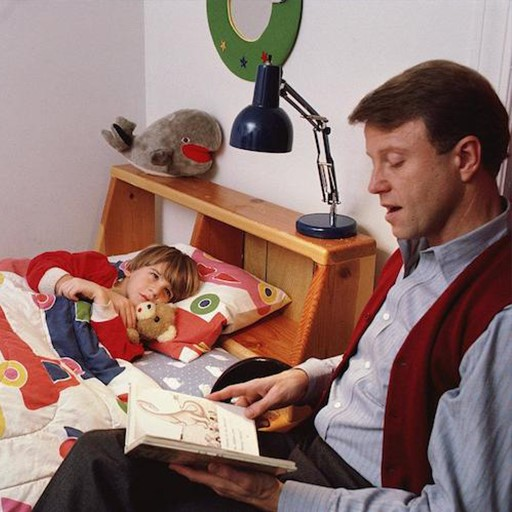
#> input picture fig.jpg, 512 x 512 px, given in place of img1.jpg, which was not available
$ python s1091433_111hw5.py
#> lines starting #> are read from the running program, lines starting #| are printed output that depends on the picture; after the words box and inside, x2 and y2 are one past the last pixel; in counts of white or black regions, pixels touching at a corner belong together; pictures that were not available may be replaced by others from this repository, and a replacement may not be noted
import cv2
import numpy as np

def skin_detection(img):
  # 將圖片調整成 HSV 色域
  img_HSV = cv2.cvtColor(img, cv2.COLOR_BGR2HSV)
  # 在設定範圍內的圖片 pixel 過濾出來做成 mask
  # (0, 20, 70), (50, 255, 255)
  HSV_mask = cv2.inRange(img_HSV, (0, 58, 70), (50, 173, 255))
  # 對圖片作開運算處理掉毛邊
  HSV_mask = cv2.morphologyEx(HSV_mask, cv2.MORPH_OPEN, np.ones((3, 3), np.uint8))

  # 在 YCbCr 色域中再做一遍
  # (0, 133, 77), (255, 173, 127)
  img_YCrCb = cv2.cvtColor(img, cv2.COLOR_BGR2YCrCb)
  YCrCb_mask = cv2.inRange(img_YCrCb, (0, 133, 77), (255, 173, 127))
  YCrCb_mask = cv2.morphologyEx(YCrCb_mask, cv2.MORPH_OPEN, np.ones((3, 3), np.uint8))

  # 將兩個不同色域的 mask 結合成一張過濾較準確的 mask
  combine_mask = cv2.bitwise_and(YCrCb_mask, HSV_mask)
  combine_mask = cv2.medianBlur(combine_mask, 3)
  combine_mask = cv2.morphologyEx(combine_mask, cv2.MORPH_OPEN, np.ones((4, 4), np.uint8))
  # 標示遮罩
  red_mask = cv2.cvtColor(combine_mask, cv2.COLOR_GRAY2BGR)
  red_mask = cv2.bitwise_not(red_mask)
  red_mask[combine_mask != 0] = [0, 0, 255]
  # 最終 mask 跟原圖做疊合
  result_merge = cv2.bitwise_and(red_mask, img)

  # 將結果調整成適當大小顯示出來(有需要的話)
  percent = 10
  resize_percent = percent / 100
  dim = (int(img.shape[1] * resize_percent), int(img.shape[0] * resize_percent))
  result_show = cv2.resize(combine_mask, dim, cv2.INTER_NEAREST)
  img_show = cv2.resize(img, dim, cv2.INTER_NEAREST)
  merge_show = cv2.resize(result_merge, dim, cv2.INTER_NEAREST)
  # mask
  cv2.imshow("Mask", result_show)
  # 原圖
  cv2.imshow("Image", img_show)
  # 原圖與mask merge過後
  cv2.imshow("Result", merge_show)
  cv2.waitKey(0)
  cv2.destroyAllWindows()

img1 = cv2.imread("img1.jpg")
#> img1 is the input picture: shape (512, 512, 3); mean B, G, R 112, 117.1, 144.8
img2 = cv2.imread("img2.jpg")
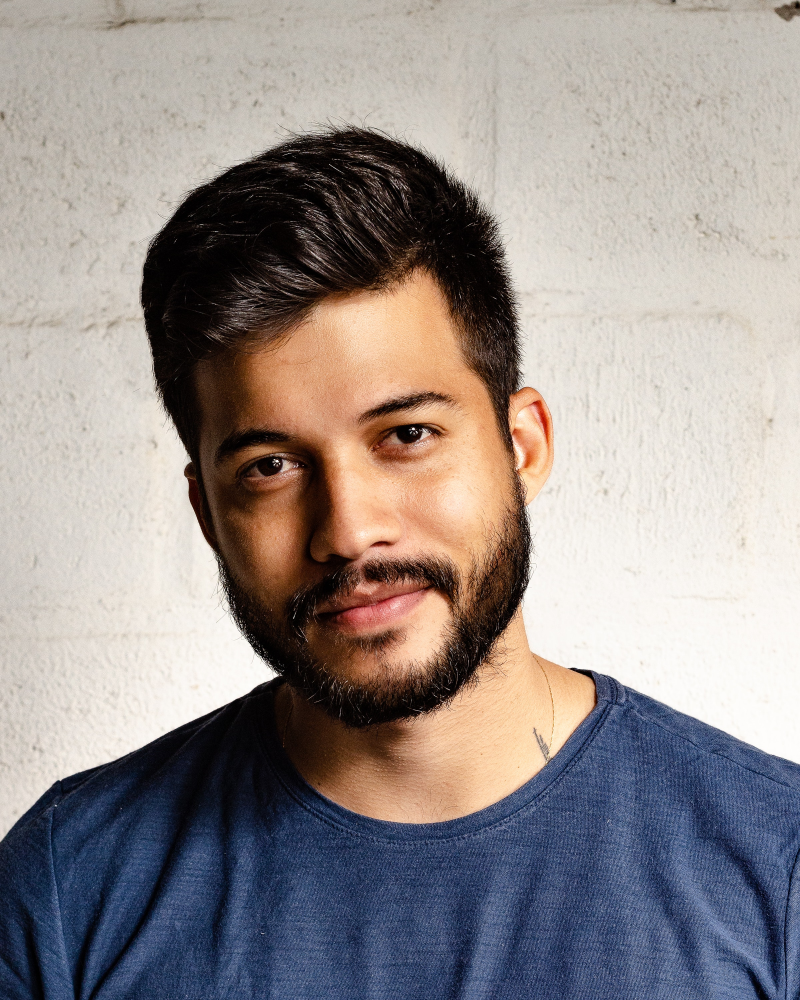
#> input picture img2.jpg, 2400 x 3000 px (shown at 1/3 size)
#> img2 is the input picture: shape (3000, 2400, 3); mean B, G, R 140, 141.9, 150
img3 = cv2.imread("img3.jpg")
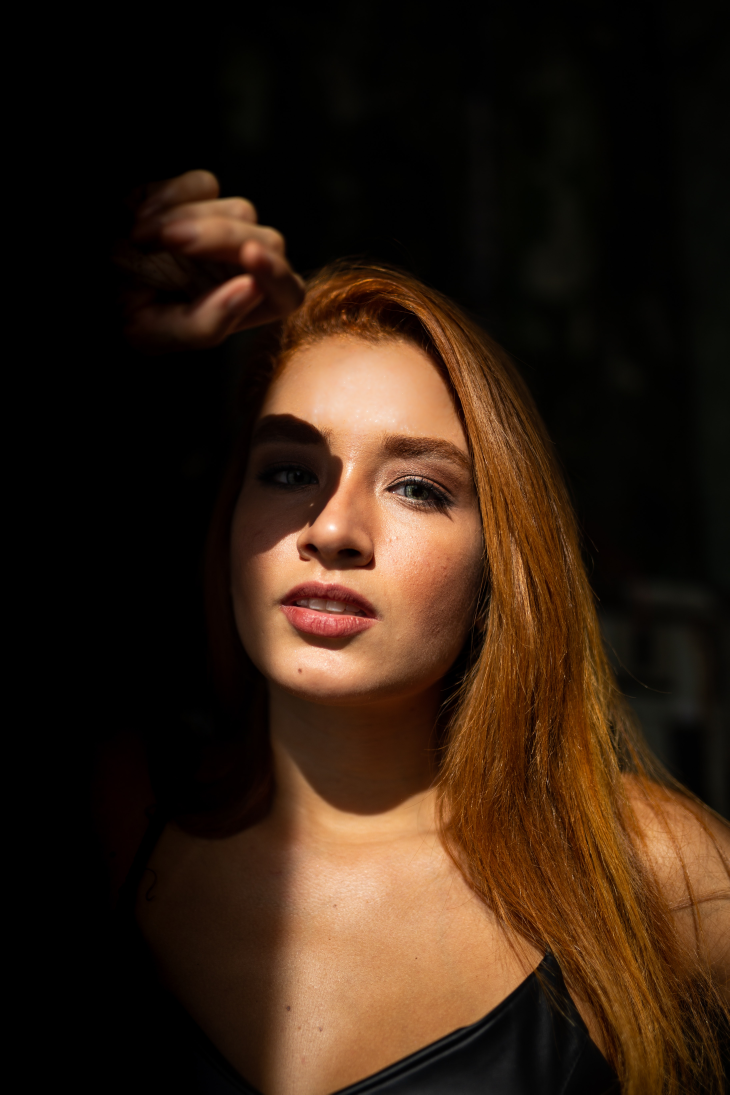
#> input picture img3.jpg, 3648 x 5472 px (shown at 1/5 size)
#> img3 is the input picture: shape (5472, 3648, 3); mean B, G, R 18.7, 32.6, 51.4
skin_detection(img1)
#> in skin_detection, `img_HSV = cv2.cvtColor(img, cv2.COLOR_BGR2HSV)`: img_HSV: shape (512, 512, 3); mean H, S, V 79.7, 81.9, 147
#> in skin_detection, `HSV_mask = cv2.inRange(img_HSV, (0, 58, 70), (50, 173, 255))`:
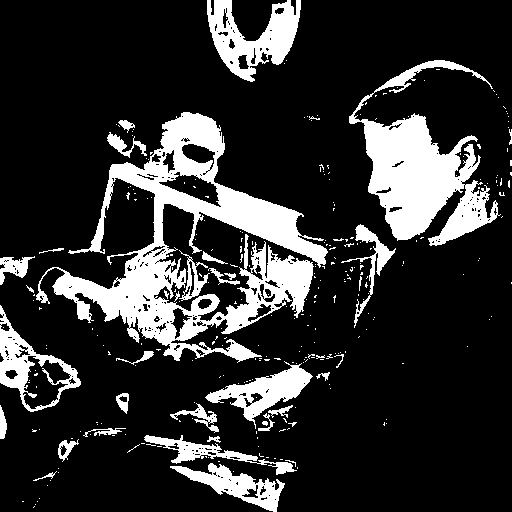
#> HSV_mask: shape (512, 512); 18.9% white; 300 white regions (266 under 20 px), largest, box (x1, y1, x2, y2) and area: (36, 112, 328, 363) 21430, (349, 60, 501, 246) 11134, (207, 0, 301, 82) 3741
#> in skin_detection, `HSV_mask = cv2.morphologyEx(HSV_mask, cv2.MORPH_OPEN, np.ones((3, 3), ..`: HSV_mask: shape (512, 512); 17.3% white; 97 white regions (34 under 20 px), largest, box (x1, y1, x2, y2) and area: (53, 112, 327, 361) 15245, (362, 115, 478, 240) 8295, (207, 0, 301, 82) 3682
#> in skin_detection, `img_YCrCb = cv2.cvtColor(img, cv2.COLOR_BGR2YCrCb)`: img_YCrCb: shape (512, 512, 3); mean of channels 0, 1, 2 124.8, 142.3, 120.8
#> in skin_detection, `YCrCb_mask = cv2.inRange(img_YCrCb, (0, 133, 77), (255, 173, 127))`: YCrCb_mask: shape (512, 512); 56.3% white; 169 black regions (94 under 20 px), largest, box (x1, y1, x2, y2) and area: (0, 0, 512, 202) 45403, (260, 220, 512, 512) 31404, (36, 427, 261, 512) 8245
#> in skin_detection, `YCrCb_mask = cv2.morphologyEx(YCrCb_mask, cv2.MORPH_OPEN, np.ones((3, ..`: YCrCb_mask: shape (512, 512); 55.9% white; 129 black regions (73 under 20 px), largest, box (x1, y1, x2, y2) and area: (0, 0, 512, 202) 46174, (260, 220, 512, 512) 32902, (0, 241, 265, 411) 13710
#> in skin_detection, `combine_mask = cv2.bitwise_and(YCrCb_mask, HSV_mask)`: combine_mask: shape (512, 512); 14.8% white; 119 white regions (54 under 20 px), largest, box (x1, y1, x2, y2) and area: (53, 112, 327, 342) 14623, (362, 115, 478, 240) 8295, (206, 365, 312, 421) 2275
#> in skin_detection, `combine_mask = cv2.medianBlur(combine_mask, 3)`: combine_mask: shape (512, 512); 14.7% white; 104 white regions (50 under 20 px), largest, box (x1, y1, x2, y2) and area: (53, 112, 327, 342) 14730, (362, 115, 488, 245) 9862, (206, 365, 312, 421) 2294
#> in skin_detection, `combine_mask = cv2.morphologyEx(combine_mask, cv2.MORPH_OPEN, np.ones(..`: combine_mask: shape (512, 512); 13.8% white; 58 white regions (7 under 20 px), largest, box (x1, y1, x2, y2) and area: (55, 113, 328, 343) 14106, (364, 116, 478, 241) 8269, (208, 366, 312, 421) 2242
#> in skin_detection, `red_mask[combine_mask != 0] = [0, 0, 255]`:
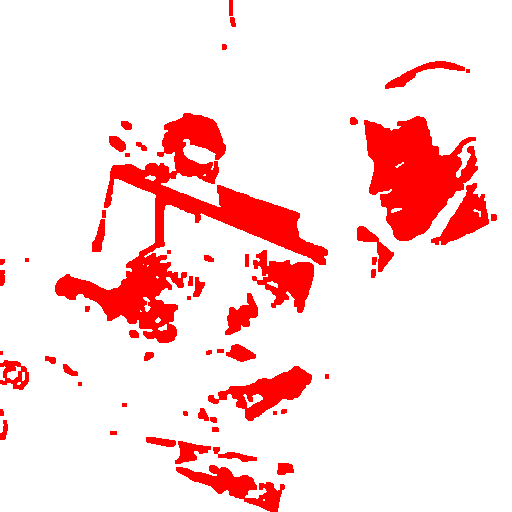
#> red_mask: shape (512, 512, 3); mean B, G, R 219.9, 219.9, 255
skin_detection(img2)
#> in skin_detection (call 2), `img_HSV = cv2.cvtColor(img, cv2.COLOR_BGR2HSV)`: img_HSV: shape (3000, 2400, 3); mean H, S, V 40.2, 81.4, 161.4
#> in skin_detection (call 2), `HSV_mask = cv2.inRange(img_HSV, (0, 58, 70), (50, 173, 255))`: HSV_mask: shape (3000, 2400); 12.5% white; 14687 white regions (14148 under 20 px), largest, box (x1, y1, x2, y2) and area: (728, 795, 1662, 2083) 554654, (933, 1805, 1786, 2471) 231928, (740, 1375, 910, 1758) 28176
#> in skin_detection (call 2), `HSV_mask = cv2.morphologyEx(HSV_mask, cv2.MORPH_OPEN, np.ones((3, 3), ..`: HSV_mask: shape (3000, 2400); 10.7% white; 1016 white regions (714 under 20 px), largest, box (x1, y1, x2, y2) and area: (768, 801, 1553, 1839) 419407, (945, 1810, 1785, 2471) 222105, (1046, 1768, 1382, 2063) 55493
#> in skin_detection (call 2), `img_YCrCb = cv2.cvtColor(img, cv2.COLOR_BGR2YCrCb)`: img_YCrCb: shape (3000, 2400, 3); mean of channels 0, 1, 2 144.1, 132.2, 125.7
#> in skin_detection (call 2), `YCrCb_mask = cv2.inRange(img_YCrCb, (0, 133, 77), (255, 173, 127))`: YCrCb_mask: shape (3000, 2400); 25.4% white; 2884 white regions (1455 under 20 px), largest, box (x1, y1, x2, y2) and area: (538, 434, 1793, 2472) 1431271, (0, 2160, 208, 2513) 25297, (398, 990, 548, 1568) 23983
#> in skin_detection (call 2), `YCrCb_mask = cv2.morphologyEx(YCrCb_mask, cv2.MORPH_OPEN, np.ones((3, ..`: YCrCb_mask: shape (3000, 2400); 24.9% white; 1769 white regions (556 under 20 px), largest, box (x1, y1, x2, y2) and area: (538, 529, 1666, 2120) 1083311, (824, 1773, 1793, 2472) 308158, (0, 2160, 208, 2512) 25107
#> in skin_detection (call 2), `combine_mask = cv2.bitwise_and(YCrCb_mask, HSV_mask)`: combine_mask: shape (3000, 2400); 10.6% white; 1029 white regions (723 under 20 px), largest, box (x1, y1, x2, y2) and area: (768, 801, 1553, 1839) 419217, (945, 1810, 1785, 2471) 222105, (1068, 1768, 1382, 2063) 49464
#> in skin_detection (call 2), `combine_mask = cv2.medianBlur(combine_mask, 3)`: combine_mask: shape (3000, 2400); 10.6% white; 807 white regions (609 under 20 px), largest, box (x1, y1, x2, y2) and area: (768, 801, 1553, 1839) 423865, (945, 1810, 1785, 2471) 224225, (1068, 1768, 1382, 2063) 50541
#> in skin_detection (call 2), `combine_mask = cv2.morphologyEx(combine_mask, cv2.MORPH_OPEN, np.ones(..`: combine_mask: shape (3000, 2400); 10.4% white; 188 white regions (47 under 20 px), largest, box (x1, y1, x2, y2) and area: (770, 806, 1551, 1829) 419623, (947, 1812, 1786, 2471) 222302, (1070, 1770, 1381, 2050) 49180
#> in skin_detection (call 2), `result_show = cv2.resize(combine_mask, dim, cv2.INTER_NEAREST)`:
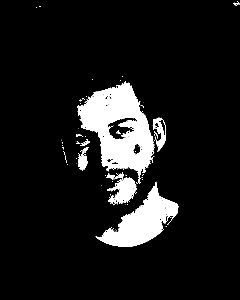
#> result_show: shape (300, 240); min 0, max 255, mean 26.4
skin_detection(img3)
#> in skin_detection (call 3), `img_HSV = cv2.cvtColor(img, cv2.COLOR_BGR2HSV)`: img_HSV: shape (5472, 3648, 3); mean H, S, V 13.3, 119.8, 51.5
#> in skin_detection (call 3), `HSV_mask = cv2.inRange(img_HSV, (0, 58, 70), (50, 173, 255))`: HSV_mask: shape (5472, 3648); 15.9% white; 11251 white regions (9967 under 20 px), largest, box (x1, y1, x2, y2) and area: (1336, 3717, 2637, 5472) 1371333, (1228, 1670, 2426, 3486) 1279954, (825, 985, 1412, 1328) 109801
#> in skin_detection (call 3), `HSV_mask = cv2.morphologyEx(HSV_mask, cv2.MORPH_OPEN, np.ones((3, 3), ..`: HSV_mask: shape (5472, 3648); 15.2% white; 2079 white regions (1119 under 20 px), largest, box (x1, y1, x2, y2) and area: (1343, 3720, 2635, 5472) 1364060, (1236, 1671, 2417, 3484) 1240068, (826, 985, 1409, 1323) 108990
#> in skin_detection (call 3), `img_YCrCb = cv2.cvtColor(img, cv2.COLOR_BGR2YCrCb)`: img_YCrCb: shape (5472, 3648, 3); mean of channels 0, 1, 2 36.7, 138.5, 117.9
#> in skin_detection (call 3), `YCrCb_mask = cv2.inRange(img_YCrCb, (0, 133, 77), (255, 173, 127))`: YCrCb_mask: shape (5472, 3648); 41.6% white; 304 white regions (196 under 20 px), largest, box (x1, y1, x2, y2) and area: (570, 844, 3648, 5472) 8218598, (522, 3811, 762, 4391) 77317, (960, 4090, 1072, 4146) 1348
#> in skin_detection (call 3), `YCrCb_mask = cv2.morphologyEx(YCrCb_mask, cv2.MORPH_OPEN, np.ones((3, ..`: YCrCb_mask: shape (5472, 3648); 41.6% white; 169 white regions (60 under 20 px), largest, box (x1, y1, x2, y2) and area: (570, 845, 3648, 5472) 8214239, (522, 3811, 762, 4384) 77134, (970, 4090, 1072, 4146) 1309
#> in skin_detection (call 3), `combine_mask = cv2.bitwise_and(YCrCb_mask, HSV_mask)`: combine_mask: shape (5472, 3648); 14.9% white; 2160 white regions (1143 under 20 px), largest, box (x1, y1, x2, y2) and area: (1343, 3720, 2635, 5472) 1364060, (1236, 1671, 2417, 3484) 1162825, (826, 985, 1409, 1323) 108990
#> in skin_detection (call 3), `combine_mask = cv2.medianBlur(combine_mask, 3)`: combine_mask: shape (5472, 3648); 14.9% white; 1837 white regions (1052 under 20 px), largest, box (x1, y1, x2, y2) and area: (1343, 3720, 2635, 5472) 1366068, (1228, 1671, 2417, 3484) 1162050, (826, 985, 1409, 1323) 109025
#> in skin_detection (call 3), `combine_mask = cv2.morphologyEx(combine_mask, cv2.MORPH_OPEN, np.ones(..`: combine_mask: shape (5472, 3648); 14.7% white; 831 white regions (126 under 20 px), largest, box (x1, y1, x2, y2) and area: (1346, 3721, 2636, 5472) 1363749, (1237, 1673, 2418, 3484) 1150377, (827, 987, 1409, 1323) 108914
#> in skin_detection (call 3), `red_mask[combine_mask != 0] = [0, 0, 255]`:
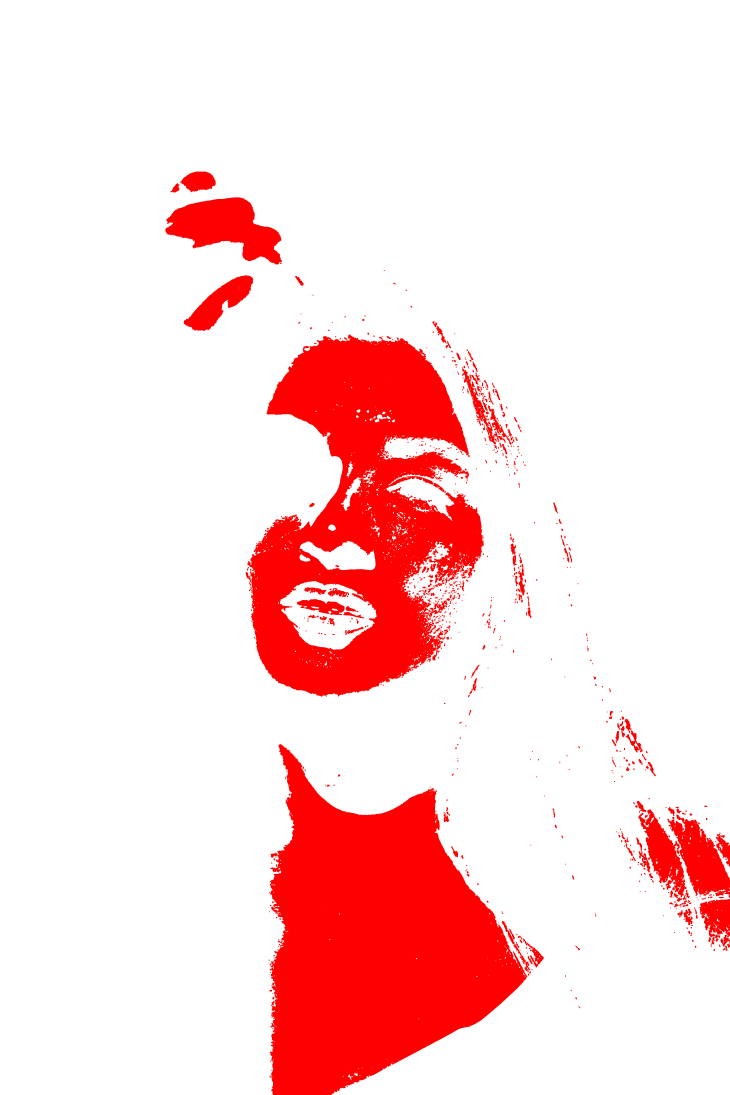
#> red_mask: shape (5472, 3648, 3) (shown at 1/5 size); mean B, G, R 217.5, 217.5, 255
#> in skin_detection (call 3), `result_merge = cv2.bitwise_and(red_mask, img)`:
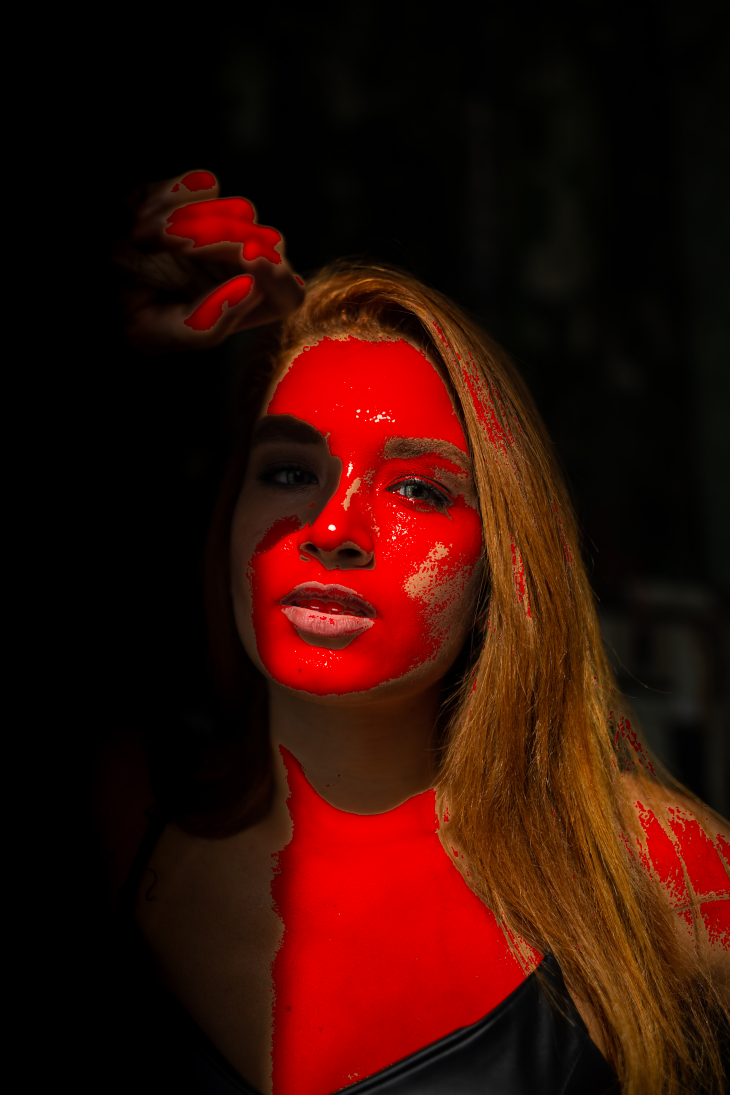
#> result_merge: shape (5472, 3648, 3) (shown at 1/5 size); mean B, G, R 4.8, 12.6, 51.4
